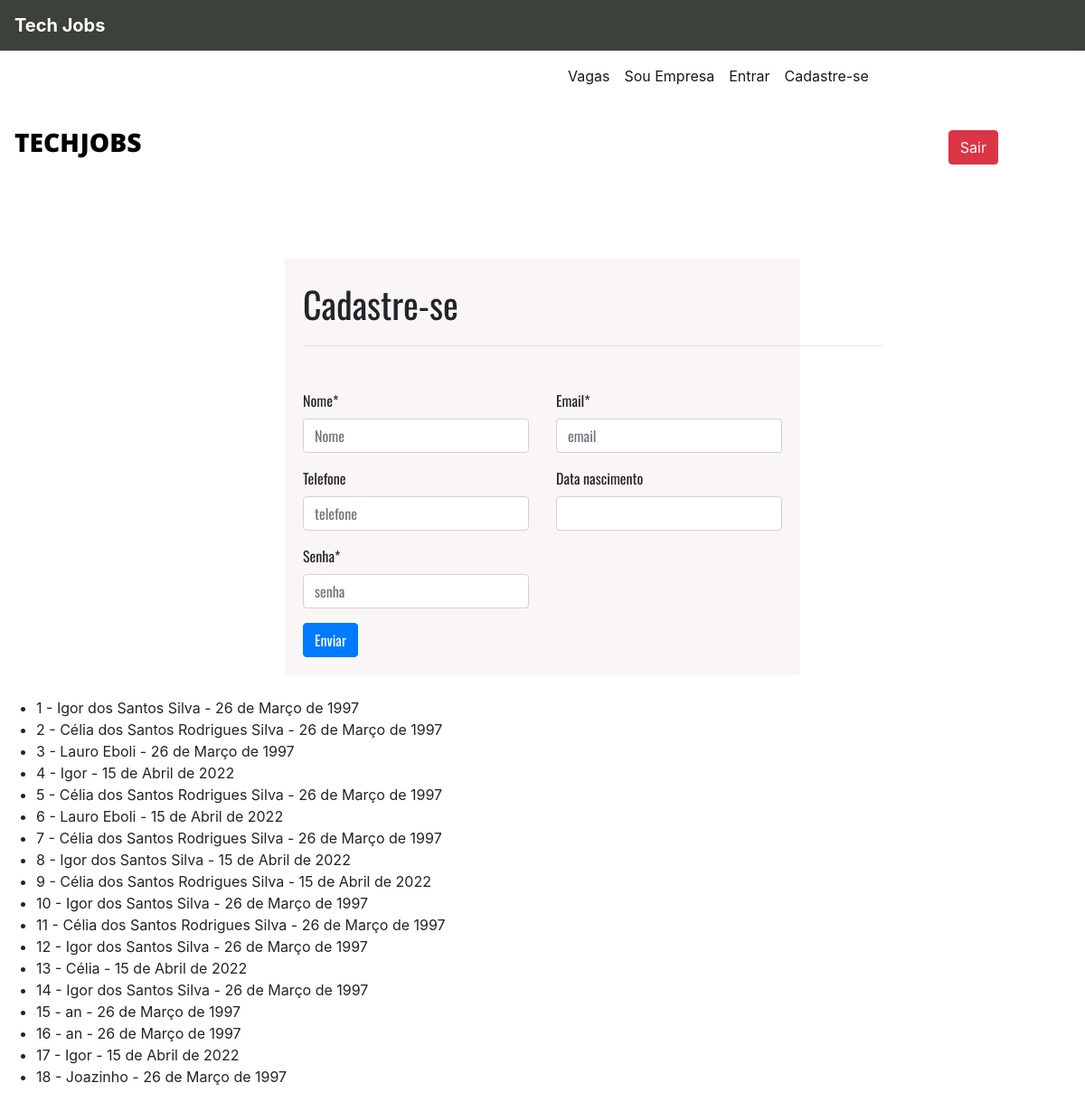
/auth/cadastro/ (signed in), run on the app's committed database.
### autenticacao/models.py (models this page shows)
class UserJob(models.Model):
    nome = models.CharField(max_length=255)
    email = models.EmailField(max_length=255)
    telefone = models.CharField(max_length=11, blank=True, null=True)
    data_nascimento = models.DateField(blank=True, null=True)
    senha = models.CharField(max_length=20)
    def __str__(self):
        return self.nome

### autenticacao/views.py (the view, shortened to what this page needs)
# urls.py: path('cadastro/', views.cadastro, name='cadastro'),
def cadastro(request):
    if request.method == 'GET':
        usuarios = UserJob.objects.all()
        form = UserJobForm()
        context = {
            'usuarios': usuarios,
            'form': form,
        }
        return render(request, 'cadastro.html', context)

### autenticacao/forms.py
class UserJobForm(forms.ModelForm):
    nome = forms.CharField(
        label = 'Nome', min_length= 3, max_length= 255,
        validators= [RegexValidator(r'^[a-zA-ZÀ-ÿ\s]*$',
        message = "Somente letras podem ser inclusas!")],
        widget=forms.TextInput(attrs={'placeholder': 'Nome'}),
    )
    class Meta:
        model = UserJob
        fields = '__all__'
        widgets = {
            'email': forms.TextInput(attrs={'placeholder': 'email'}),
            'telefone': forms.TextInput(attrs={'placeholder': 'telefone'}),
            'Data de Nascimento': forms.TextInput(attrs={'placeholder': '26/06/1997'}),
            'senha': forms.TextInput(attrs={'placeholder': 'senha', 'type':'password'})
        }

### autenticacao/templates/cadastro.html (shortened to what this page needs)
{% extends 'base_index.html' %}
{% load crispy_forms_tags %}
{% load static %}
{% block 'head' %}
<link rel="stylesheet" href="{% static 'autenticacao/css/cadastro.css' %}">
{% endblock %}
{% block 'index' %}
<div class="container mt-3" style="width: 50%;">
    <div class="formulario">
        <div class="titulo-formulario">
            <p>Cadastre-se</p>
            <hr>
        </div>
        <form class="mt-5 needs-validation" action="{% url 'cadastro' %}" method="post" novalidate>{% csrf_token %}
            <div class="row">
                <div class="col-6">{{ form.nome|as_crispy_field }}</div>
                <div class="col-6 ">{{ form.email|as_crispy_field }}</div>
            </div>
            <div class="row">
                <div class="col-6">{{ form.telefone|as_crispy_field }}</div>
                <div class="col-6">{{ form.data_nascimento|as_crispy_field }}</div>
            </div>
            <div class="row">
                <div class="col-6">{{ form.senha|as_crispy_field }}</div>
            </div>
            <button class="btn btn-primary" type="submit">Enviar</button>
        </form>
    </div>
</div>
<br>
<ul>
    {% for usuario in usuarios %}
    <li>{{ usuario.id}} - {{ usuario }} - {{ usuario.data_nascimento}}</li>
    {% empty %}
    <li>Nenhum registro encontrado</li>
    {% endfor %}
</ul>
{% endblock %}

### templates/static/autenticacao/css/cadastro.css (style rules this page uses)
.formulario { font-family: 'Oswald', sans-serif; background: rgb(250, 246, 246); padding: 20px; }
.titulo-formulario { font-size: 40px; }
hr { width: 40rem; }

### data on the page
UserJob: id "1", nome "Igor dos Santos Silva", data_nascimento "26 de Março de 1997"
UserJob: id "2", nome "Célia dos Santos Rodrigues Silva", data_nascimento "26 de Março de 1997"
UserJob: id "3", nome "Lauro Eboli", data_nascimento "26 de Março de 1997"
UserJob: id "4", nome "Igor", data_nascimento "15 de Abril de 2022"
UserJob: id "5", nome "Célia dos Santos Rodrigues Silva", data_nascimento "26 de Março de 1997"
UserJob: id "6", nome "Lauro Eboli", data_nascimento "15 de Abril de 2022"
UserJob: id "7", nome "Célia dos Santos Rodrigues Silva", data_nascimento "26 de Março de 1997"
UserJob: id "8", nome "Igor dos Santos Silva", data_nascimento "15 de Abril de 2022"
UserJob: id "9", nome "Célia dos Santos Rodrigues Silva", data_nascimento "15 de Abril de 2022"
UserJob: id "10", nome "Igor dos Santos Silva", data_nascimento "26 de Março de 1997"
UserJob: id "11", nome "Célia dos Santos Rodrigues Silva", data_nascimento "26 de Março de 1997"
UserJob: id "12", nome "Igor dos Santos Silva", data_nascimento "26 de Março de 1997"
UserJob: id "13", nome "Célia", data_nascimento "15 de Abril de 2022"
UserJob: id "14", nome "Igor dos Santos Silva", data_nascimento "26 de Março de 1997"
UserJob: id "15", nome "an", data_nascimento "26 de Março de 1997"
UserJob: id "16", nome "an", data_nascimento "26 de Março de 1997"
UserJob: id "17", nome "Igor", data_nascimento "15 de Abril de 2022"
UserJob: id "18", nome "Joazinho", data_nascimento "26 de Março de 1997"
